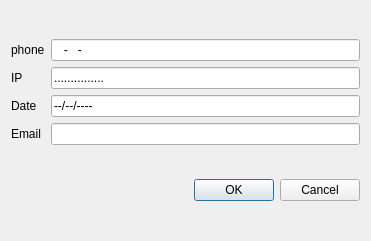
<?xml version="1.0" encoding="UTF-8"?>
<ui version="4.0">
 <class>Dialog</class>
 <widget class="QDialog" name="Dialog">
  <property name="geometry">
   <rect>
    <x>0</x>
    <y>0</y>
    <width>371</width>
    <height>241</height>
   </rect>
  </property>
  <property name="windowTitle">
   <string>Dialog</string>
  </property>
  <layout class="QVBoxLayout" name="verticalLayout">
   <item>
    <layout class="QGridLayout" name="gridLayout">
     <item row="0" column="0">
      <widget class="QLabel" name="label">
       <property name="text">
        <string>phone</string>
       </property>
      </widget>
     </item>
     <item row="0" column="1">
      <widget class="QLineEdit" name="txtPhone">
       <property name="inputMask">
        <string>000-000-0000</string>
       </property>
      </widget>
     </item>
     <item row="1" column="0">
      <widget class="QLabel" name="label_2">
       <property name="text">
        <string>IP</string>
       </property>
      </widget>
     </item>
     <item row="1" column="1">
      <widget class="QLineEdit" name="txtIP">
       <property name="inputMask">
        <string>000.000.000.000;.</string>
       </property>
      </widget>
     </item>
     <item row="2" column="0">
      <widget class="QLabel" name="label_3">
       <property name="text">
        <string>Date</string>
       </property>
      </widget>
     </item>
     <item row="2" column="1">
      <widget class="QLineEdit" name="txtDate">
       <property name="inputMask">
        <string>00/00/0000;-</string>
       </property>
      </widget>
     </item>
     <item row="3" column="0">
      <widget class="QLabel" name="label_4">
       <property name="text">
        <string>Email</string>
       </property>
      </widget>
     </item>
     <item row="3" column="1">
      <widget class="QLineEdit" name="txtEmail">
       <property name="inputMask">
        <string/>
       </property>
      </widget>
     </item>
    </layout>
   </item>
   <item>
    <widget class="QDialogButtonBox" name="buttonBox">
     <property name="standardButtons">
      <set>QDialogButtonBox::Cancel|QDialogButtonBox::Ok</set>
     </property>
    </widget>
   </item>
  </layout>
 </widget>
 <resources/>
 <connections/>
</ui>
